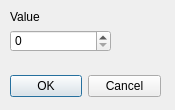
<?xml version="1.0" encoding="UTF-8"?>
<ui version="4.0">
 <class>fDettaglioNodo</class>
 <widget class="QDialog" name="fDettaglioNodo">
  <property name="geometry">
   <rect>
    <x>0</x>
    <y>0</y>
    <width>175</width>
    <height>110</height>
   </rect>
  </property>
  <property name="windowTitle">
   <string>Vertex</string>
  </property>
  <property name="windowIcon">
   <iconset>
    <normaloff>images/molecule.png</normaloff>images/molecule.png</iconset>
  </property>
  <widget class="QDialogButtonBox" name="buttonBox">
   <property name="geometry">
    <rect>
     <x>10</x>
     <y>70</y>
     <width>151</width>
     <height>32</height>
    </rect>
   </property>
   <property name="orientation">
    <enum>Qt::Horizontal</enum>
   </property>
   <property name="standardButtons">
    <set>QDialogButtonBox::Cancel|QDialogButtonBox::Ok</set>
   </property>
  </widget>
  <widget class="QSpinBox" name="eValore">
   <property name="geometry">
    <rect>
     <x>10</x>
     <y>30</y>
     <width>101</width>
     <height>22</height>
    </rect>
   </property>
   <property name="maximum">
    <number>9999999</number>
   </property>
  </widget>
  <widget class="QLabel" name="label">
   <property name="geometry">
    <rect>
     <x>10</x>
     <y>10</y>
     <width>46</width>
     <height>13</height>
    </rect>
   </property>
   <property name="text">
    <string>Value</string>
   </property>
  </widget>
 </widget>
 <resources/>
 <connections>
  <connection>
   <sender>buttonBox</sender>
   <signal>accepted()</signal>
   <receiver>fDettaglioNodo</receiver>
   <slot>accept()</slot>
   <hints>
    <hint type="sourcelabel">
     <x>248</x>
     <y>254</y>
    </hint>
    <hint type="destinationlabel">
     <x>157</x>
     <y>274</y>
    </hint>
   </hints>
  </connection>
  <connection>
   <sender>buttonBox</sender>
   <signal>rejected()</signal>
   <receiver>fDettaglioNodo</receiver>
   <slot>reject()</slot>
   <hints>
    <hint type="sourcelabel">
     <x>316</x>
     <y>260</y>
    </hint>
    <hint type="destinationlabel">
     <x>286</x>
     <y>274</y>
    </hint>
   </hints>
  </connection>
 </connections>
</ui>
